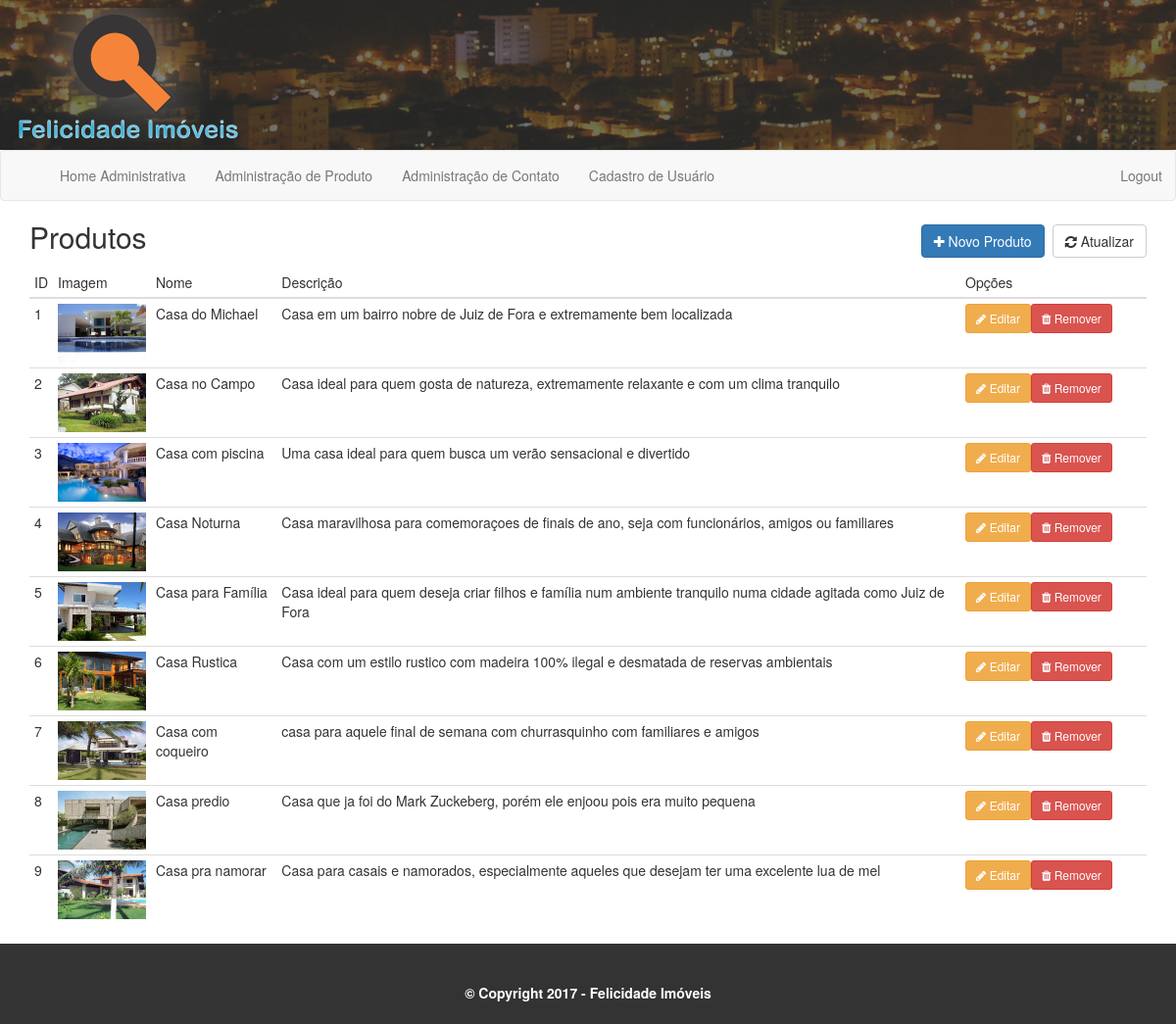
Page /admProdutos.php on the committed database.
### tables this page shows
CREATE TABLE `imovel` (
  `idimovel` int(11) NOT NULL,
  `nome` varchar(80) DEFAULT NULL,
  `descricao` varchar(120) DEFAULT NULL,
  `TipoImovel` int(11) NOT NULL,
  `tipo_venda` int(11) NOT NULL,
  `valor` float DEFAULT NULL,
  `foto` varchar(150) DEFAULT NULL,
  `tipo_idtipo` int(11) DEFAULT NULL
);

### database.php (called while the page is built, shortened)
<?php
function DBRead($table, $params = null, $fields = "*"){
	$query = "SELECT {$fields} FROM {$table} {$params}";
	$result = DBExecute($query);
	if(!mysqli_num_rows($result))
		return false;
	else{
		while ($res = mysqli_fetch_assoc($result)) {
			$data[] = $res;
		}
		return $data;
	}
}
function DBExecute($query){
	$link = DBConnect();
	$result = @mysqli_query($link, $query) or die(mysqli_error($link));
	return $result;
}

### admProdutos.php (the view, shortened to what this page needs)
<?php require 'cabecalho_adm.php' ?>
<!DOCTYPE html>
<html>
<head>
  <link rel="stylesheet" href="bootstrap/css/bootstrap.min.css">
  <link rel="stylesheet" href="https://maxcdn.bootstrapcdn.com/font-awesome/4.6.2/css/font-awesome.min.css">
</head>
<body>
  <div class="container">
    <header>
      <div class="row">
        <div class="col-sm-6">
          <h2>Produtos</h2>
        </div>
        <div class="col-sm-6 text-right h2">
          <a class="btn btn-primary" href="Formulario-Produto.php"><i class="fa fa-plus"></i> Novo Produto</a>
          <a class="btn btn-default" href="admProdutos.php"><i class="fa fa-refresh"></i> Atualizar</a>
        </div>
      </div>
    </header>
   <?php
   require 'database.php';
   ?>
   <div class="table-responsive">
    <table class="table table-hover table-condensed">
      <thead>
        <tr>
          <th>ID</th>
          <th>Imagem</th>
          <th>Nome</th>
          <th>Descrição</th>
          <th class="col-sm-2 text-left">Opções</th>
        </tr>
      </thead>
      <tbody>
        <?php $result_imovel =  DBRead('imovel', 'order by idimovel')?>
        <?php if ($result_imovel) : ?>
          <?php foreach ($result_imovel as $v) :  ?>
            <tr>
             <th scope = row><?php echo $v['idimovel'] ?></th>
             <td><img width=90 height=60 src="img/<?php echo $v['foto'] ?>" alt="Foto de exibição"></td>
             <td><?php echo $v['nome'] ?></td>
             <td><?php echo $v['descricao'] ?></td>
             <td class="actions">
              <div style="display: inline-flex">
                <form action="Formulario-edit-Produto.php" method="post">
                  <button class="btn btn-sm btn-warning"><i class="fa fa-pencil"></i> Editar</button>
                </form>
                <form action="excluiProduto.php" method="post">
                  <button class="btn btn-sm btn-danger"><i class="fa fa-trash"></i> Remover</button>
                </form>
              </div>
            </td>
          </tr>
        <?php endforeach; ?>
      <?php else : ?>
        <tr>
          <td colspan="6">Nenhum registro encontrado.</td>
        </tr>
      <?php endif; ?>
    </tbody>
  </table>
</div>
</div>
</body>
</html>
<?php require 'rodape_adm.php' ?>

### css/cabecalho1.0.css (style rules this page uses)
header { background-color: #FFF; }

### css/CssRodape.css (style rules this page uses)
* { font-family: Arial; }

### rows in the picture
imovel: idimovel "1", foto (picture), nome "Casa do Michael", descricao "Casa em um bairro nobre de Juiz de Fora e extremamente bem localizada"
imovel: idimovel "2", foto (picture), nome "Casa no Campo", descricao "Casa ideal para quem gosta de natureza, extremamente relaxante e com um clima tranquilo"
imovel: idimovel "3", foto (picture), nome "Casa com piscina", descricao "Uma casa ideal para quem busca um verão sensacional e divertido"
imovel: idimovel "4", foto (picture), nome "Casa Noturna", descricao "Casa maravilhosa para comemoraçoes de finais de ano, seja com funcionários, amigos ou familiares"
imovel: idimovel "5", foto (picture), nome "Casa para Família", descricao "Casa ideal para quem deseja criar filhos e família num ambiente tranquilo numa cidade agitada como Juiz de Fora"
imovel: idimovel "6", foto (picture), nome "Casa Rustica", descricao "Casa com um estilo rustico com madeira 100% ilegal e desmatada de reservas ambientais"
imovel: idimovel "7", foto (picture), nome "Casa com coqueiro", descricao "casa para aquele final de semana com churrasquinho com familiares e amigos"
imovel: idimovel "8", foto (picture), nome "Casa predio", descricao "Casa que ja foi do Mark Zuckeberg, porém ele enjoou pois era muito pequena"
imovel: idimovel "9", foto (picture), nome "Casa pra namorar", descricao "Casa para casais e namorados, especialmente aqueles que desejam ter uma excelente lua de mel"
